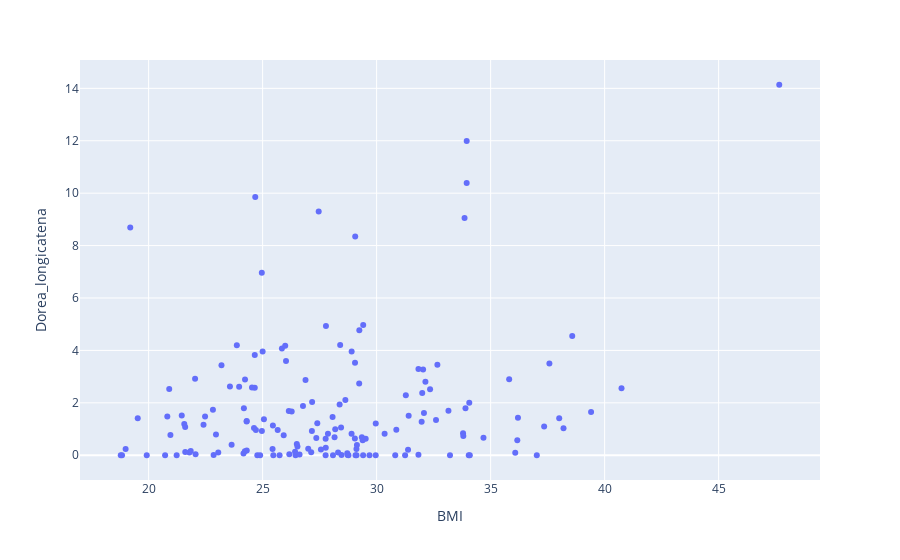

The code cell stored with this chart in its notebook:
### Code cell
fig = px.scatter(df, x="BMI", y="Dorea_longicatena")
fig.show()

### Figure 1 — Plotly figure (JSON) as saved in the notebook; plotly's stock layout.template omitted (floating-point values rounded to 4 significant figures; data arrays with more than 128 entries replaced by an {"elided": "..."} marker saying what was removed)
{"data": [{"hovertemplate": "BMI=%{x}<br>Dorea_longicatena=%{y}<extra></extra>", "legendgroup": "", "marker": {"color": "#636efa", "symbol": "circle"}, "mode": "markers", "name": "", "orientation": "v", "showlegend": false, "type": "scatter", "x": {"elided": "165 float values"}, "xaxis": "x", "y": {"elided": "165 float values"}, "yaxis": "y"}], "layout": {"legend": {"tracegroupgap": 0}, "margin": {"t": 60}, "xaxis": {"anchor": "y", "domain": [0, 1], "title": {"text": "BMI"}}, "yaxis": {"anchor": "x", "domain": [0, 1], "title": {"text": "Dorea_longicatena"}}}}
